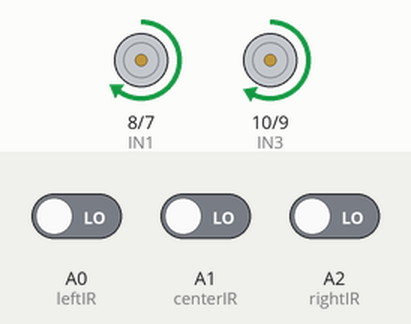
Recording of a sketch running on a simulated Arduino Uno, built with avr-gcc and run on an emulated ATmega328P. Shown: motor-driver pin pairs drawn as motors (green arrow = first pin HIGH = forward, orange = second pin HIGH = backward, longer = more drive, scaled by the enable pin). The inputs (shaded band) are chosen by the test bench; at power-on: A0 (leftIR) LOW, A1 (centerIR) LOW, A2 (rightIR) LOW.

Above: at 1.2 s.
1.3 s: A0 (leftIR) driven HIGH
At 2.3 s:
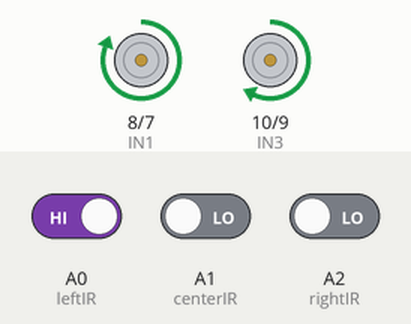
2.8 s: A1 (centerIR) driven HIGH
At 3.4 s:
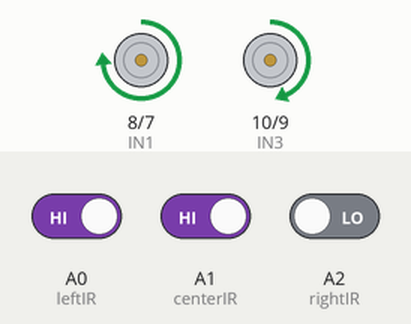
4.3 s: A1 (centerIR) driven LOW
At 4.7 s:
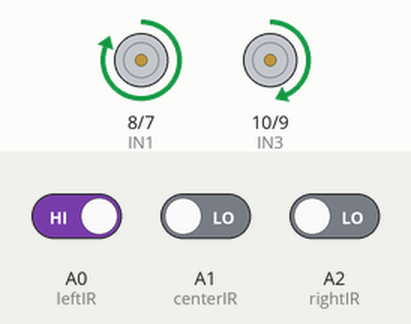
5.8 s: A2 (rightIR) driven HIGH
At 6.3 s:
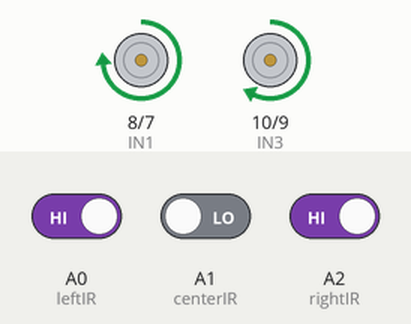
7.3 s: A0 (leftIR) driven LOW
At 8.7 s:
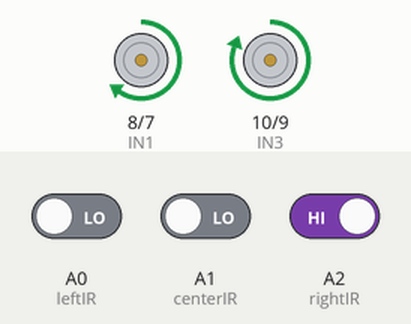
Timing chart, 0 to 9.8 s (numbered marks = the images above; inputs shaded):
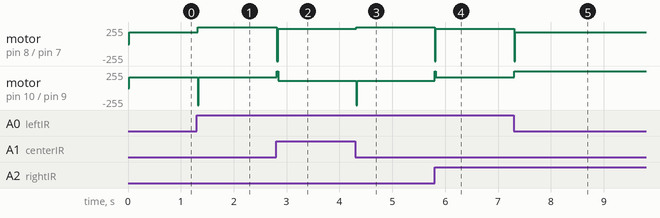

Measured:
- after the input at 1.3 s, motor on pin 8 (IN1) / pin 7 (IN2): forward 175/255 → forward 255/255 at once; motor on pin 10 (IN3) / pin 9 (IN4): forward 165/255 → backward 255/255 at once, → forward 165/255 0.02 s later
- after the input at 2.8 s, motor on pin 8 (IN1) / pin 7 (IN2): forward 255/255 → forward 227/255 at once; motor on pin 10 (IN3) / pin 9 (IN4): forward 165/255 → forward 112/255 at once
- after the input at 4.3 s, motor on pin 8 (IN1) / pin 7 (IN2): forward 227/255 → forward 255/255 at once; motor on pin 10 (IN3) / pin 9 (IN4): forward 112/255 → backward 255/255 at once, → forward 112/255 0.02 s later
- after the input at 5.8 s, motor on pin 8 (IN1) / pin 7 (IN2): forward 255/255 → forward 227/255 at once; motor on pin 10 (IN3) / pin 9 (IN4): forward 112/255 → forward 165/255 at once
- after the input at 7.3 s, motor on pin 8 (IN1) / pin 7 (IN2): forward 227/255 → forward 175/255 at once; motor on pin 10 (IN3) / pin 9 (IN4): forward 165/255 → forward 255/255 at once

The sketch:

line_follow_ductri.ino
```cpp
// Khai báo chân cảm biến hồng ngoại (IR)
#define leftIR   A0
#define centerIR A1
#define rightIR  A2

// Khai báo chân điều khiển động cơ
#define ENA  6        // PWM bên phải
#define IN1  8
#define IN2  7
#define IN3  10
#define IN4  9
#define ENB  11       // PWM bên trái

// Thông số PID
float Kp = 3, Kd = 45, Ki = 0;

// Tốc độ cơ sở của mỗi bánh xe
int baseSpeedRight = 175;
int baseSpeedLeft = 165;
int maxSpeed = 255;

// Biến PID
float error = 0, lastError = 0, integral = 0;
unsigned long lastTime = 0;


void setup() {
  Serial.begin(9600);
  pinMode(leftIR, INPUT);
  pinMode(centerIR, INPUT);
  pinMode(rightIR, INPUT);
  pinMode(ENA, OUTPUT);
  pinMode(IN1, OUTPUT);
  pinMode(IN2, OUTPUT);
  pinMode(IN3, OUTPUT);
  pinMode(IN4, OUTPUT);
  pinMode(ENB, OUTPUT);
  lastTime = millis();
}

void loop() {
  errCal();
  PIDControl();
  delay(20);
}
void errCal() {
  int LS[3] = {0, 0, 0};
  int weights[3] = {-35, 0, 35}; // Trọng số sai số
  if (digitalRead(leftIR) == HIGH)   LS[0] = 1;
  if (digitalRead(centerIR) == HIGH) LS[1] = 1;
  if (digitalRead(rightIR) == HIGH)  LS[2] = 1;

  int total = 0;
  int count = 0;
  for (int i = 0; i < 3; i++) {
    total += LS[i] * weights[i];
    count += LS[i];
  }
  if (count == 0 ) {
    error = lastError; // giữ nguyên lối cũ
    return;
  }
  error = (float)total / count;  // Sai số trung bình có trọng số
}

// Hàm điều khiển tốc độ động cơ dựa vào PID
void PIDControl() {
  unsigned long currentTime = millis();
  float dt = (currentTime - lastTime) / 1000.0;
  lastTime = currentTime;

  integral += error;
  float derivative = (error - lastError) / dt;  // Đạo hàm sai số
  lastError = error;

  // Tính đầu ra của bộ điều khiển PID
  float output = Kp * error + Ki * integral + Kd * derivative;

  // Điều chỉnh tốc độ từng bánh xe
  int leftSpeed  = constrain(baseSpeedLeft + output,  -maxSpeed, maxSpeed);
  int rightSpeed = constrain(baseSpeedRight - output, -maxSpeed, maxSpeed);

  // Cập nhật tốc độ cho động cơ
  setMotor(ENA, IN1, IN2, rightSpeed);
  setMotor(ENB, IN3, IN4, leftSpeed);
}
void setMotor(int pwmPin, int in1, int in2, int speed) {
  if (speed >= 0) {
    digitalWrite(in1, HIGH);
    digitalWrite(in2, LOW);
    analogWrite(pwmPin, speed);
  } else {
    digitalWrite(in1, LOW);
    digitalWrite(in2, HIGH);
    analogWrite(pwmPin, -speed);
  }
}
```
